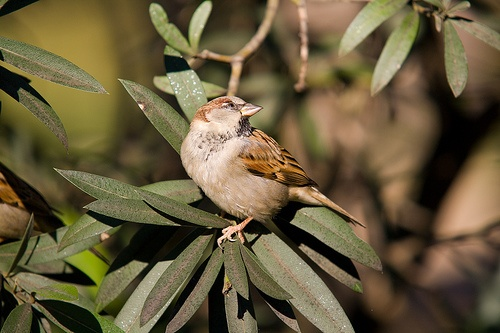
#> input picture images/000106.jpg, 500 x 333 px
$ python SelectiveSearch.py images/000106.jpg images/000115.jpg
#> lines starting #> are read from the running program, lines starting #| are printed output that depends on the picture
import sys
import cv2

if __name__ == '__main__':
    # 设置多线程
    cv2.setUseOptimized(True);
    cv2.setNumThreads(4);

    # read image
    im = cv2.imread(sys.argv[1])
#> im is the input picture: shape (333, 500, 3); mean B, G, R 60.5, 90.7, 103.1
    # resize image
    newHeight = 200
    newWidth = int(im.shape[1]*200/im.shape[0])
#> newWidth = 300
    im = cv2.resize(im, (newWidth, newHeight))
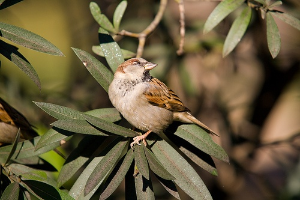
#> im: shape (200, 300, 3); mean B, G, R 60.4, 90.6, 103

    # 调用opencv
    ss = cv2.ximgproc.segmentation.createSelectiveSearchSegmentation()


    ss.setBaseImage(im)

    # 速度更快，但是数量少
    if (sys.argv[2] == 'f'):
        ss.switchToSelectiveSearchFast()

    #数量多，但速度慢
    elif (sys.argv[2] == 'q'):
        ss.switchToSelectiveSearchQuality()


    rects = ss.process()
    print('Total Number of Region Proposals: {}'.format(len(rects)))

    numShowRects = 100
    increment = 50

    while True:
        imOut = im.copy()
        for i, rect in enumerate(rects):
            if (i < numShowRects):
                x, y, w, h = rect
                cv2.rectangle(imOut, (x, y), (x+w, y+h), (0, 255, 0), 1, cv2.LINE_AA)
            else:
                break

        cv2.imshow("Output", imOut)
        k = cv2.waitKey(0) & 0xFF
#> (key Esc is pressed here)

        if k == 109:
            numShowRects += increment
        elif k == 108 and numShowRects > increment:
            numShowRects -= increment
        elif k == 113:
            break

    cv2.destroyAllWindows()

$ run again, on images/000140.jpg
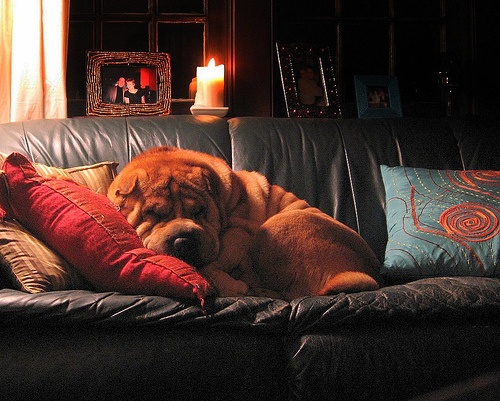
#> input picture images/000140.jpg, 500 x 401 px
#> im is the input picture: shape (401, 500, 3); mean B, G, R 43.2, 49.4, 71
#> `im = cv2.resize(im, (newWidth, newHeight))`:
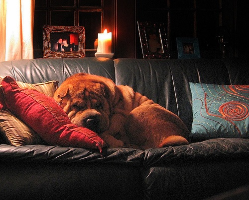
#> im: shape (200, 249, 3); mean B, G, R 43, 49.2, 70.8

$ run again, on images/000150.jpg
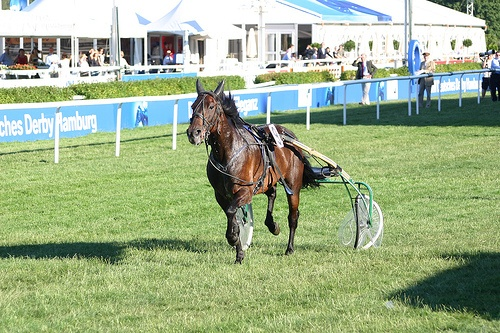
#> input picture images/000150.jpg, 500 x 333 px
#> im is the input picture: shape (333, 500, 3); mean B, G, R 138.3, 175.2, 157.5
#> `im = cv2.resize(im, (newWidth, newHeight))`:
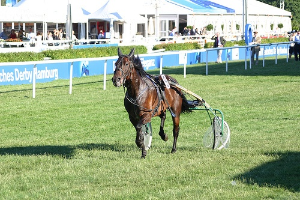
#> im: shape (200, 300, 3); mean B, G, R 138.2, 175.1, 157.4
